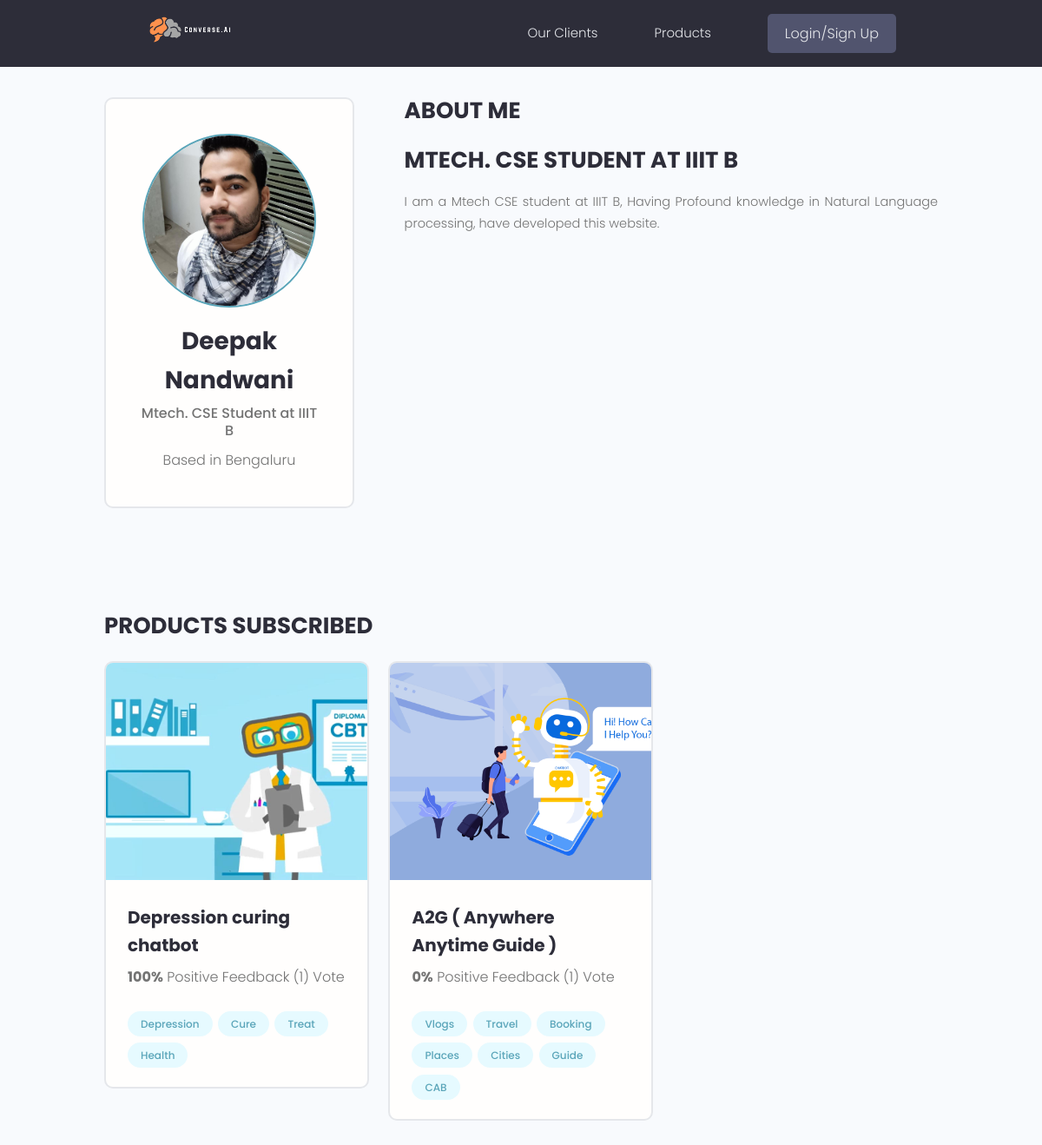
The app's page /profile/6f7231d437884b81998333e12738c194/ with its own data.
### p_users/models.py (models this page shows, shortened)
class Profile(models.Model):
    user = models.OneToOneField(User, on_delete=models.CASCADE, null=True, blank=True)
    name = models.CharField(max_length=200, blank=True, null=True)
    email = models.EmailField(max_length=500, blank=True, null=True)
    username = models.CharField(max_length=200, blank=True, null=True)
    location = models.CharField(max_length=200, blank=True, null=True)
    short_intro = models.CharField(max_length=200, blank=True, null=True)
    bio = models.TextField(blank=True, null=True)
    profile_image = models.ImageField(null=True, blank=True, upload_to='profiles/', default="profiles/user-default.png")
    created = models.DateTimeField(auto_now_add=True)
    id = models.UUIDField(default=uuid.uuid4, unique=True,primary_key=True, editable=False)
    class Meta:
        ordering = ['created']
    @property
    def imageURL(self):
        try:
            url = self.profile_image.url
        except:
            url = ''
        return url

### projects/models.py (models this page shows, shortened)
class Query(models.Model):
    owner = models.ForeignKey(Profile, on_delete=models.CASCADE, null=True)
    title = models.CharField(max_length=200)
    description = models.TextField(null = True, blank = True)
    created = models.DateTimeField(auto_now_add = True)
    id = models.UUIDField(default = uuid.uuid4, unique=True, primary_key=True, editable= False)
    status = models.CharField(max_length = 200, blank = True, default = "no")
    project = models.ForeignKey(Project, on_delete = models.CASCADE)
    class Meta:
        unique_together = [['owner', 'project']]

class Project(models.Model):
    title = models.CharField(max_length=200)
    description = models.TextField(null = True, blank = True)
    created = models.DateTimeField(auto_now_add = True)
    id = models.UUIDField(default = uuid.uuid4, unique=True, primary_key=True, editable= False)
    featured_image = models.ImageField(null = True, blank = True, default = "default.jpg")
    tags = models.ManyToManyField('Tag',blank = True)
    vote_total = models.IntegerField(default = 0, null = True, blank = True)
    vote_ratio = models.IntegerField(default = 0, null = True, blank = True)
    class Meta:
        ordering = ['-vote_ratio', '-vote_total', 'title']

class Tag(models.Model):
    name = models.CharField(max_length= 200)
    created = models.DateTimeField(auto_now_add = True)
    id = models.UUIDField(default = uuid.uuid4, unique=True, primary_key=True, editable= False)
    def __str__(self):
        return self.name

### p_users/views.py (the view)
# urls.py: path('profile/<str:pk>/', views.userProfile, name="user-profile"),
def userProfile(request, pk):
    profile = Profile.objects.get(id=pk)
    queries =  profile.query_set.all();
    context = {'profile': profile, "queries" : queries}
    return render(request, 'p_users/user-profile.html', context)

### p_users/templates/p_users/user-profile.html (shortened to what this page needs)
{% extends 'main.html' %}
{% block content %}
<main class="profile my-md">
    <div class="container">
        <div class="layout">
            <div class="column column--1of3">
                <div class="card text-center">
                    <div class="card__body dev">
                        <img class="avatar avatar--xl" src="{{ profile.imageURL }}" />
                        <h2 class="dev__name">{{profile.name}}</h2>
                        <p class="dev__title">{{profile.short_intro}}</p>
                        <p class="dev__location">Based in {{profile.location}}</p>
                    </div>
                </div>
            </div>
            <div class="column column--2of3">
                <div class="devInfo">
                    <h3 class="devInfo__title">About Me</h3>
                    <p class="devInfo__title">{{profile.short_intro}}</p>
                    <p class="devInfo__about">{{profile.bio}}</p>
                </div>
            </div>
        </div>
    </div>
    </main>
    <main class="projects">
        <section class="projectsList">
            <div class="container">
                <h3 class="devInfo__title">Products subscribed</h3>
                <div class="grid grid--three">
                    {% for query in queries %}
                    <div class="column">
                        <div class="card project">
                            <a href="{% url 'project' query.project.id %}" class="project">
                                <img class="project__thumbnail" src="{{ query.project.featured_image.url }}" alt="project thumbnail" />
                                <div class="card__body">
                                    <h3 class="project__title">{{query.project.title}}</h3>
                                    <p class="project--rating">
                                        <span style="font-weight: bold;">{{query.project.vote_ratio}}%</span> Positive
                                        Feedback ({{query.project.vote_total}}) Vote{{query.project.vote_total|pluralize:"s"}}
                                    </p>
                                    <div class="project__tags">
                                        {% for tag in query.project.tags.all %}
                                        <span class="tag tag--pill tag--main">
                                            <small>{{tag}}</small>
                                        </span>
                                        {% endfor %}
                                    </div>
                                </div>
                            </a>
                        </div>
                    </div>
                    {% endfor %}
                </div>
            </div>
        </section>
    </main>
{% endblock content %}

### static/styles/app.css (style rules this page uses)
:root { --color-sub: #2d2d39; }
.card { border: 2px solid var(--color-light); }
img { width: 100%; }
.profile .card > .dev { padding: 4rem; }
.dev__name { color: var(--color-sub); font-size: 2.8rem; font-weight: 700; margin-top: 1rem; margin-bottom: 0.5rem; }
.dev__title { font-size: 1.6rem; font-weight: 500; line-height: 1.3; }
.dev__location { margin-top: 1rem; }
.devInfo { margin-bottom: 3rem; }
.devInfo__title, .devInfo__subtitle { font-size: 2.6rem; color: var(--color-sub); text-transform: uppercase; font-weight: 700; margin-bottom: 1.5rem; }
.devInfo__about, .devSkill__info { font-size: 1.45rem; line-height: 1.7; text-align: justify; }
.project--rating { margin-bottom: 1.6em; margin-top: .5em; }
.projectsList { margin-top: 8rem; }
.project__thumbnail { height: 25rem; object-fit: cover; object-position: top center; }
.project__title { font-size: 2rem; font-weight: 700; color: var(--color-sub); }

### static/uikit/styles/modules/_variables.css (style rules this page uses)
:root { --color-main: #5aa5b9; --color-main-light: #e6faff; --color-sub: #3f4156; --color-sub-light: #51546e; --color-sub-lighter: #ededfd; --color-text: #737373; --color-gray: #8b8b8b; --color-light: #e5e7eb; --color-light-gray: #767676; --color-bg: #f8fafd; --color-white: #fffefd; --color-white-light: #f3f3f3; --color-success: #359e64; --color-success-bg: #def8e8; --color-error: #fc4b0b; --color-error-bg: #fff2ee; --font-base: 'Poppins', arial, helvetica, 'Segoe UI', roboto, ubuntu, sans-serif; --font-monospace: 'Fira Code', 'Courier New', courier, monospace; --font-regular: 300; --font-medium: 500; --font-bold: 700; --generic-shadow: 1px 1px 5px #00000010; --generic-transition: all 0.3s ease-in-out; }

### static/uikit/styles/modules/_base.css (style rules this page uses)
* { margin: 0; padding: 0; box-sizing: border-box; text-rendering: optimizeLegibility; color: inherit; font-size: inherit; }
html { font-size: 50%; }
@media only screen and (min-width: 480px) { html { font-size: 56.25%; } }
@media only screen and (min-width: 1200px) { html { font-size: 62.5%; } }
body { line-height: 1.6; font-weight: 400; font-size: 1.5rem; color: var(--color-text); background-color: var(--color-bg); min-height: 100vh; }

### static/uikit/styles/modules/_typography.css (style rules this page uses)
* { font-family: var(--font-base); }
h2 { font-size: 3.6rem; font-weight: var(--font-bold); }
h3 { font-size: 3.2rem; font-weight: var(--font-medium); }
p, span, strong { font-size: 1.6rem; color: var(--color-text); font-weight: var(--font-regular); }
a { padding-bottom: 2px; text-decoration: none; display: inline-block; color: var(--color-main); font-weight: var(--font-medium); }

### static/uikit/styles/modules/_utilities.css (style rules this page uses)
.container { width: 92%; max-width: 165rem; margin: 0 auto; box-sizing: border-box; }
@media screen and (min-width: 1000px) { .container { width: 90%; } }
@media screen and (min-width: 1200px) { .container { width: 80%; } }
.text-center { text-align: center; }
.my-md { margin: 3rem auto; }

### static/uikit/styles/modules/_avatar.css (style rules this page uses)
.avatar { border-radius: 50%; border: 2px solid var(--color-main); object-fit: cover; }
.avatar--xl { height: 20rem; width: 20rem; }

### static/uikit/styles/modules/_card.css (style rules this page uses)
.card { border-radius: 1rem; background-color: var(--color-white); border: 1.5px solid var(--color-light); width: auto; height: auto; margin-top: 0.5rem; margin-bottom: 0.5rem; overflow: hidden; }
.card__body, .card__header { padding: 2rem 2.5rem; }

### static/uikit/styles/modules/_tag.css (style rules this page uses)
.tag { display: inline-flex; align-items: center; background-color: var(--color-sub); height: -webkit-fit-content; height: -moz-fit-content; height: fit-content; width: -webkit-fit-content; width: -moz-fit-content; width: fit-content; border-radius: 0.5rem; padding: 0.5rem 1.5rem; font-size: 1.2rem; cursor: pointer; }
.tag:not(:last-child) { margin-right: 0.25rem; margin-bottom: 0.75rem; }
.tag > small { color: var(--color-white); }
.tag--pill { border-radius: 5rem; }
.tag--main, .tag--main > small { background: var(--color-main-light); color: var(--color-main); font-weight: 500; }

### static/uikit/styles/modules/_grid.css (style rules this page uses)
.grid { display: flex; flex-wrap: wrap; justify-content: flex-start; align-items: stretch; }
.grid > .column { min-width: 28rem; margin-bottom: 2.5rem; }
.grid--three > .column { flex-basis: 100%; }
@media screen and (min-width: 800px) { .grid--three { margin-right: -2%; } }
@media screen and (min-width: 800px) { .grid--three > .column { margin-right: 2%; } }
@media screen and (min-width: 800px) { .grid--three > .column { flex-basis: 48%; } }
@media screen and (min-width: 1200px) { .grid--three { margin-right: -2.33%; } }
@media screen and (min-width: 1200px) { .grid--three > .column { margin-right: 2.33%; } }
@media screen and (min-width: 1200px) { .grid--three > .column { flex-basis: 31%; } }

### records on screen
Profile: imageURL (picture), name "Deepak Nandwani", short_intro "Mtech. CSE Student at IIIT B", location "Bengaluru", short_intro "MTECH. CSE STUDENT AT IIIT B", bio "I am a Mtech CSE student at IIIT B, Having Profound knowledge in Natural Language processing, have developed this website."
Query: project.featured_image (picture), project "Depression curing chatbot", project.vote_ratio "100", project.vote_total "1"
Tag: name "Depression"
Tag: name "Cure"
Tag: name "Treat"
Tag: name "Health"
Query: project.featured_image (picture), project "A2G ( Anywhere Anytime Guide )", project.vote_ratio "0", project.vote_total "1"
Tag: name "Vlogs"
Tag: name "Travel"
Tag: name "Booking"
Tag: name "Places"
Tag: name "Cities"
Tag: name "Guide"
Tag: name "CAB"
